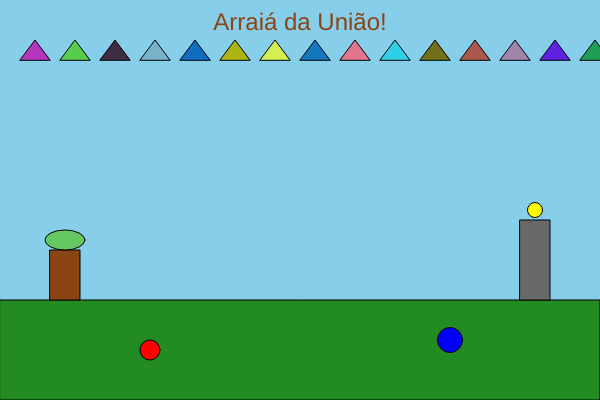
Frame 1 (no input)
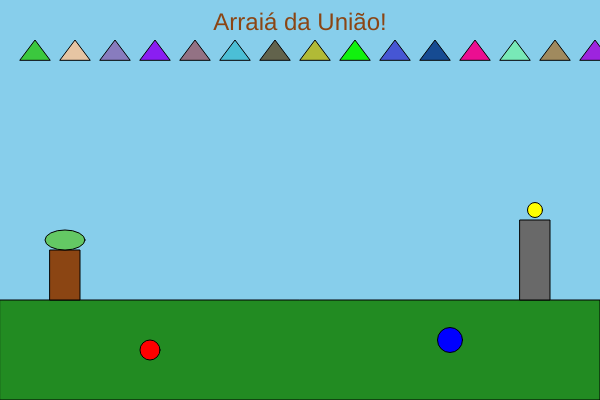
Frame 60 (no input)
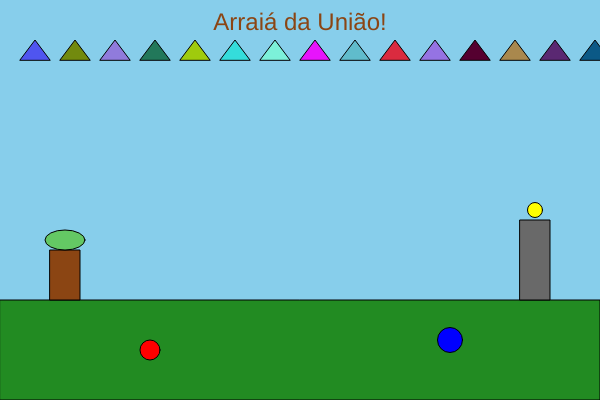
Frame 120 (the mouse pressed at the canvas centre since frame 60)

The p5.js sketch that drew these frames (run headless with seeded random() and noise() and a simulated clock; from frame 60 on, the mouse is pressed at the canvas centre):

// p5.js sketch
// ── sketch.js
let larguraCanvas = 600;
let alturaCanvas = 400;

function setup() {
  createCanvas(larguraCanvas, alturaCanvas);
  // Inicializações (carregar imagens, sons, definir cores, etc.)
}

function draw() {
  background(255, 240, 200); // Cor de fundo alegre (amarelo claro)

  // Chamada das funções para desenhar cada cena/elemento
  desenharEntrada();
  // desenharBarraquinhas();
  // desenharDanca();
  // desenharFogueira();

  // Adicionar título e mensagens gerais
  fill(139, 69, 19); // Marrom
  textSize(24);
  textAlign(CENTER);
  text("Arraiá da União!", larguraCanvas / 2, 30);
}

// Função para a primeira cena: A Chegada na Festa
function desenharEntrada() {
  // Desenhar o fundo com céu azul e grama verde
  background(135, 206, 235); // Azul claro
  fill(34, 139, 34); // Verde escuro
  rect(0, alturaCanvas - 100, larguraCanvas, 100);

  // Desenhar bandeirinhas
  for (let i = 20; i < larguraCanvas; i += 40) {
    fill(random(255), random(255), random(255));
    triangle(i, 60, i + 15, 40, i + 30, 60);
  }

  // Desenhar portal do campo (exemplo simples)
  fill(139, 69, 19);
  rect(50, alturaCanvas - 150, 30, 50);
  fill(100, 200, 100);
  ellipse(65, alturaCanvas - 160, 40, 20); // Flores

  // Desenhar portal da cidade (exemplo simples)
  fill(105, 105, 105);
  rect(larguraCanvas - 80, alturaCanvas - 180, 30, 80);
  fill(255, 255, 0);
  ellipse(larguraCanvas - 65, alturaCanvas - 190, 15, 15); // Luz

  // Desenhar pessoas chegando (círculos coloridos)
  fill(255, 0, 0);
  ellipse(150, alturaCanvas - 50, 20, 20);
  fill(0, 0, 255);
  ellipse(larguraCanvas - 150, alturaCanvas - 60, 25, 25);
}

// Outras funções para desenhar as demais cenas (desenharBarraquinhas, desenharDanca, desenharFogueira)

function mouseClicked() {
  // Lógica para interação com o mouse (se houver)
  // Por exemplo, ao clicar em uma pessoa, mostrar uma fala.
}
